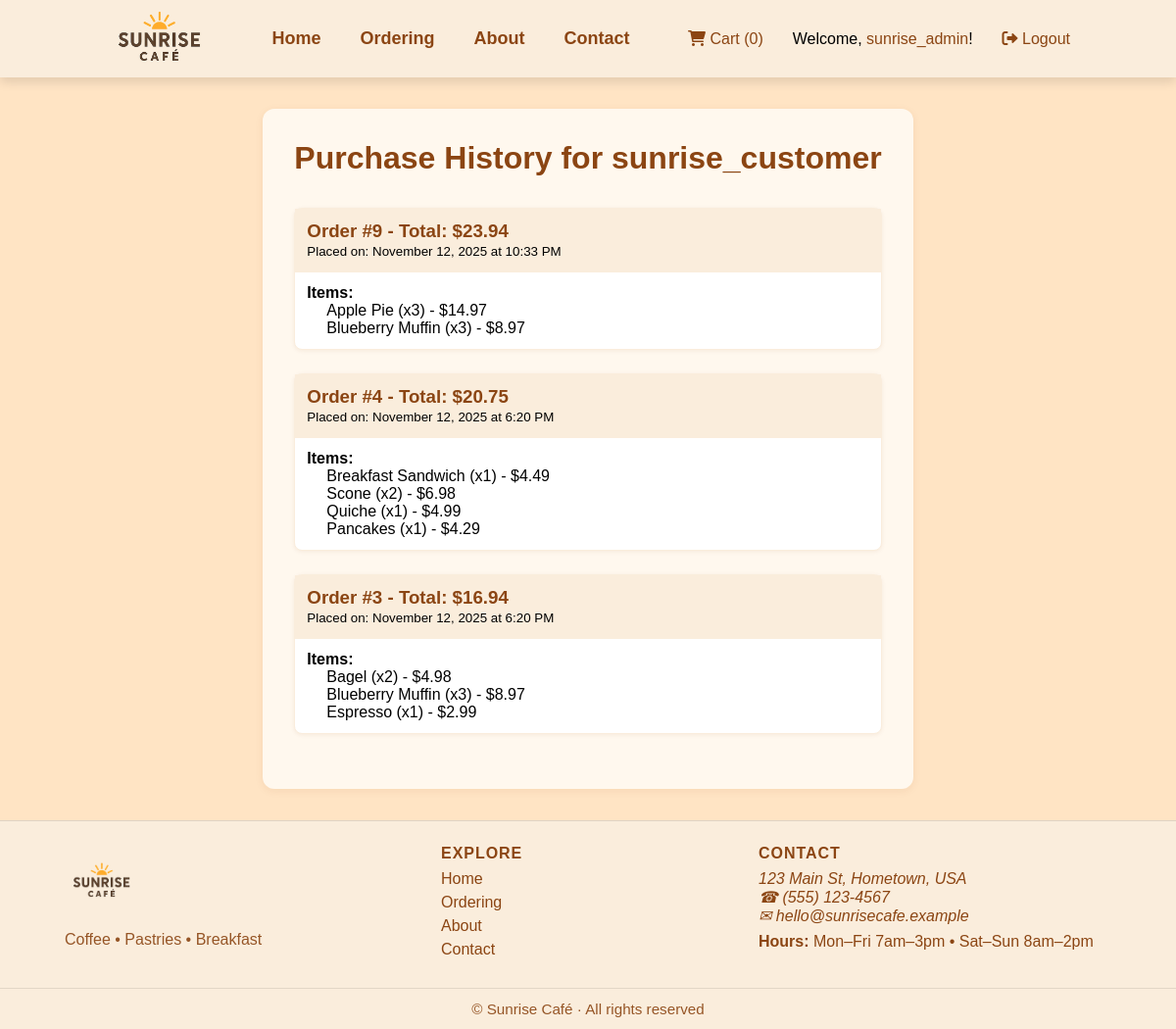
The app's page /history/2 (signed in) with its own data.
### Sunrise Website updated/app.py (models this page shows, shortened)
class User(db.Model, UserMixin):
    id = db.Column(db.Integer, primary_key=True)
    username = db.Column(db.String(20), unique=True, nullable=False)
    email = db.Column(db.String(120), unique=True, nullable=False)
    password_hash = db.Column(db.String(60), nullable=False)
    is_admin = db.Column(db.Boolean, nullable=False, default=False) # Added admin flag
    orders = db.relationship('Order', backref='user', lazy=True)

class Order(db.Model):
    id = db.Column(db.Integer, primary_key=True)
    order_date = db.Column(db.DateTime, nullable=False, default=datetime.datetime.utcnow)
    total_price = db.Column(db.Float, nullable=False)
    user_id = db.Column(db.Integer, db.ForeignKey('user.id'), nullable=True)
    items = db.relationship('OrderItem', backref='order', lazy=True)

class OrderItem(db.Model):
    id = db.Column(db.Integer, primary_key=True)
    item_name = db.Column(db.String(100), nullable=False)
    price = db.Column(db.Float, nullable=False)
    quantity = db.Column(db.Integer, nullable=False)
    order_id = db.Column(db.Integer, db.ForeignKey('order.id'), nullable=False)

### Sunrise Website updated/app.py (the view)
@app.route('/history/<int:user_id>')
@login_required
@admin_required
def user_history(user_id):
    user = User.query.get_or_404(user_id)
    orders = Order.query.filter_by(user_id=user.id).order_by(Order.order_date.desc()).all()
    return render_template('user_history.html', user=user, orders=orders)

### Sunrise Website updated/app.py (called while the page is built)
@login_manager.user_loader
def load_user(user_id):
    return User.query.get(int(user_id))

def admin_required(f):
    @wraps(f)
    def decorated_function(*args, **kwargs):
        if not current_user.is_authenticated or not current_user.is_admin:
            return redirect(url_for('index'))
        return f(*args, **kwargs)
    return decorated_function

### Sunrise Website updated/templates/user_history.html (shortened to what this page needs)
{% extends "template.html" %}
{% block head %}
  <link rel="stylesheet" href="{{url_for('static', filename='admin.css')}}">
{% endblock %}
{% block body %}
  <main class="admin-main container">
    <h1>Purchase History for {{ user.username }}</h1>
    {% if not orders %}
      <p>{{ user.username }} has not placed any orders.</p>
    {% else %}
      {% for order in orders %}
        <div class="order-card">
          <div class="order-header">
            <h3>
              Order #{{ order.id }} - Total: ${{ "%.2f"|format(order.total_price) }}
            </h3>
            <small class="utc-timestamp" data-utc-date="{{ order.order_date.isoformat() }}">
            </small>
          </div>
          <div class="order-body">
            <strong>Items:</strong>
            <ul>
              {% for item in order.items %}
                <li>
                  {{ item.item_name }} (x{{ item.quantity }}) - ${{ "%.2f"|format(item.price) }}
                </li>
              {% endfor %}
            </ul>
          </div>
        </div>
      {% endfor %}
    {% endif %}
  </main>
{% endblock %}

### Sunrise Website updated/templates/template.html (shortened to what this page needs)
<!DOCTYPE html>
<html lang="en">
  <head>
    <link rel="stylesheet" href="https://cdnjs.cloudflare.com/ajax/libs/font-awesome/6.0.0-beta3/css/all.min.css">
    {% block head %}{% endblock %}
  </head>
  <body class = "{% block bodyclass %}{% endblock %}">
    <header class="site-header container">
    <h1 class="logo"><img src="{{url_for('static', filename='Images/image.png')}}" alt="Sunrise Cafe Logo"></h1>
    <nav class="main-nav">
      <ul>
        <li><a href="{{url_for('index')}}">Home</a></li>
        <li><a href="{{url_for('ordering')}}">Ordering</a></li>
        <li><a href="{{url_for('about')}}">About</a></li>
        <li><a href="#footer">Contact</a></li>
      </ul>
    </nav>
    <div class="icons">
    <a href="{{url_for('cart')}}" id="cart-link">
        <i class="fa-solid fa-cart-shopping"></i> Cart (<span id="cart-count">0</span>)
    </a>
    {% if current_user.is_authenticated %}
      {% if current_user.is_admin %}
        <span class="nav-welcome">
          Welcome, <a href="{{ url_for('admin') }}" class="admin-link">{{ current_user.username }}</a>!
        </span>
      {% else %}
        <span class="nav-welcome">
          Welcome, <a href="{{ url_for('my_history') }}" class="admin-link">{{ current_user.username }}</a>!
        </span>
      {% endif %}
      <a href="{{url_for('logout')}}" class="login-link">
        <i class="fa-solid fa-sign-out-alt"></i> Logout
      </a>
    {% else %}
      <a href="#" id="login-btn" class="login-link">
        <i class="fa-solid fa-user"></i> Login
      </a>
    {% endif %}
    </div>
    </header>
    {% block body %}{% endblock %}
    <footer id="footer" class="site-footer container" aria-label="Site footer">
      <div class="footer-inner">
        <section class="footer-col brand">
          <h2 class="footer-logo">
            <img src="{{url_for('static', filename='Images/image.png')}}" alt="Sunrise Cafe Logo">
          </h2>
          <p class="footer-tagline">Coffee • Pastries • Breakfast</p>
        </section>
        <nav class="footer-col links" aria-label="Quick links">
          <h3>Explore</h3>
          <ul>
            <li><a href="{{url_for('index')}}">Home</a></li>
            <li><a href="{{url_for('ordering')}}">Ordering</a></li>
            <li><a href="{{url_for('about')}}">About</a></li>
            <li><a href="#footer">Contact</a></li>
          </ul>
        </nav>
        <section class="footer-col contact" aria-label="Contact">
          <h3>Contact</h3>
          <address>
            123 Main St, Hometown, USA<br>
            <a href="tel:+15551234567" class="footer-link">☎ (555) 123-4567</a><br>
            <a href="mailto:hello@sunrisecafe.example" class="footer-link">✉ hello@sunrisecafe.example</a>
          </address>
          <p class="hours"><strong>Hours:</strong> Mon–Fri 7am–3pm • Sat–Sun 8am–2pm</p>
        </section>
      </div>
      <div class="footer-bottom">
        ©  Sunrise Café · All rights reserved
      </div>
    </footer>
  </body>
</html>

### Sunrise Website updated/static/admin.css (style rules this page uses)
.admin-main { max-width: 900px; margin: 2em auto; padding: 2em; background: #fff8ee; border-radius: 12px; box-shadow: 0 2px 8px rgba(139,69,19,0.08); }
.admin-main h1 { color: #8B4513; margin-bottom: 1em; }
.order-card { background: #fff; border: 1px solid #faeddc; border-radius: 8px; margin-bottom: 1.5em; box-shadow: 0 1px 4px rgba(139,69,19,0.08); }
.order-header { background: #faeddc; padding: 12px; border-bottom: 1px solid #faeddc; }
.order-header h3 { margin: 0; color: #8B4513; }
.order-body { padding: 12px; }
.order-body ul { margin-left: 20px; }

### Sunrise Website updated/static/base.css (style rules this page uses)
* { margin: 0; padding: 0; box-sizing: border-box; list-style: none; font-family: 'Comic Sans MS', sans-serif; text-decoration: none; }
html { scroll-behavior: smooth; }
body { min-height: 100vh; display: flex; flex-direction: column; background-color: bisque; }
header { display: flex; justify-content: space-between; align-items: center; padding: 0 8px; background: #faeddc; box-shadow: 0 5px 10px rgba(0,0,0,0.11); height: 79px; }
.logo img { height: 110px; width: auto; object-fit: contain; vertical-align: middle; padding-left: 100px; }
.main-nav ul { display: flex; flex-direction: row; gap: 40px; align-items: center; font-weight: bold; font-size: large; }
.main-nav a { color: #8B4513; transition: background 0.2s, color 0.2s; }
.icons { display: flex; gap: 30px; align-items: center; padding-right: 100px; }
.icons a, .icons a i { color: #8B4513; transition: color 0.2s; }
.site-footer { background: #faeddc; color: #8B4513; border-top: 1px solid rgba(0,0,0,0.11); margin-top: auto; }
.site-footer a { color: #8B4513; text-decoration: none; }
.footer-inner { max-width: 1100px; margin: 0 auto; padding: 24px 16px; display: grid; gap: 24px; grid-template-columns: 1.2fr 1fr 1.2fr; }
.footer-col h3 { margin: 0 0 8px; font-size: 1rem; text-transform: uppercase; letter-spacing: .06em; }
.footer-logo img { height: 76px; width: auto; object-fit: contain; }
.footer-tagline { margin-top: 6px; opacity: .9; }
.footer-col ul { padding: 0; margin: 0; }
.footer-col li { margin: 6px 0; }
.hours { margin-top: 8px; }
.footer-bottom { border-top: 1px solid rgba(0,0,0,0.11); text-align: center; padding: 12px 16px; font-size: .95rem; opacity: .9; }

### records on screen
User: username "sunrise_admin"
User: username "sunrise_customer"
Order: id "9", total_price "23.94"
OrderItem: item_name "Apple Pie", quantity "3", price "14.97"
OrderItem: item_name "Blueberry Muffin", quantity "3", price "8.97"
Order: id "4", total_price "20.75"
OrderItem: item_name "Breakfast Sandwich", quantity "1", price "4.49"
OrderItem: item_name "Scone", quantity "2", price "6.98"
OrderItem: item_name "Quiche", quantity "1", price "4.99"
OrderItem: item_name "Pancakes", quantity "1", price "4.29"
Order: id "3", total_price "16.94"
OrderItem: item_name "Bagel", quantity "2", price "4.98"
OrderItem: item_name "Blueberry Muffin", quantity "3", price "8.97"
OrderItem: item_name "Espresso", quantity "1", price "2.99"
